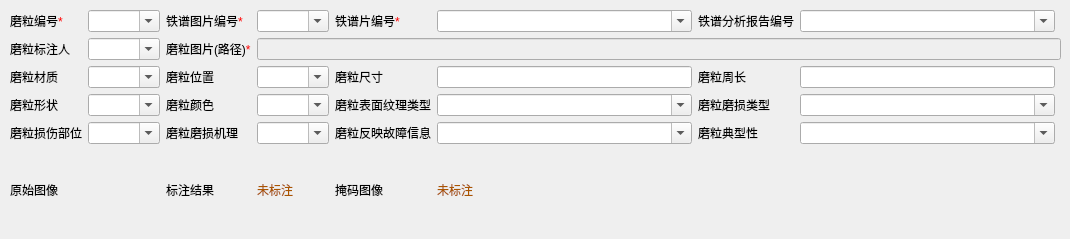
   <widget class="QWidget" name="tab_9">
    <attribute name="title">
     <string>磨粒标注信息</string>
    </attribute>
    <widget class="QWidget" name="layoutWidget">
     <property name="geometry">
      <rect>
       <x>10</x>
       <y>10</y>
       <width>1051</width>
       <height>220</height>
      </rect>
     </property>
     <layout class="QGridLayout" name="gridLayout_16">
      <item row="4" column="0" colspan="2">
       <widget class="QLabel" name="label_97">
        <property name="text">
         <string>磨粒材质</string>
        </property>
       </widget>
      </item>
      <item row="5" column="0" colspan="2">
       <widget class="QLabel" name="label_101">
        <property name="text">
         <string>磨粒形状</string>
        </property>
       </widget>
      </item>
      <item row="0" column="2">
       <widget class="QComboBox" name="_comboBoxMoliID">
        <property name="editable">
         <bool>true</bool>
        </property>
       </widget>
      </item>
      <item row="0" column="3">
       <widget class="QLabel" name="label_92">
        <property name="text">
         <string>&lt;html&gt;&lt;head/&gt;&lt;body&gt;&lt;p&gt;铁谱图片编号&lt;span style=&quot; color:#ff0000;&quot;&gt;*&lt;/span&gt;&lt;/p&gt;&lt;/body&gt;&lt;/html&gt;</string>
        </property>
       </widget>
      </item>
      <item row="0" column="4">
       <widget class="QComboBox" name="_comboBoxMoliImageID">
        <property name="editable">
         <bool>true</bool>
        </property>
       </widget>
      </item>
      <item row="0" column="5">
       <widget class="QLabel" name="label_93">
        <property name="text">
         <string>&lt;html&gt;&lt;head/&gt;&lt;body&gt;&lt;p&gt;铁谱片编号&lt;span style=&quot; color:#ff0000;&quot;&gt;*&lt;/span&gt;&lt;/p&gt;&lt;/body&gt;&lt;/html&gt;</string>
        </property>
       </widget>
      </item>
      <item row="3" column="2">
       <widget class="QComboBox" name="_comboBoxMoliGuy">
        <property name="editable">
         <bool>true</bool>
        </property>
       </widget>
      </item>
      <item row="3" column="3">
       <widget class="QLabel" name="label_96">
        <property name="text">
         <string>&lt;html&gt;&lt;head/&gt;&lt;body&gt;&lt;p&gt;磨粒图片(路径)&lt;span style=&quot; color:#ff0000;&quot;&gt;*&lt;/span&gt;&lt;/p&gt;&lt;/body&gt;&lt;/html&gt;</string>
        </property>
       </widget>
      </item>
      <item row="3" column="4" colspan="6">
       <widget class="QLineEdit" name="_editMoliPath">
        <property name="enabled">
         <bool>false</bool>
        </property>
       </widget>
      </item>
      <item row="4" column="2">
       <widget class="QComboBox" name="_comboBoxMoliProperty">
        <property name="editable">
         <bool>true</bool>
        </property>
       </widget>
      </item>
      <item row="5" column="2">
       <widget class="QComboBox" name="_comboBoxMoliShape">
        <property name="editable">
         <bool>true</bool>
        </property>
       </widget>
      </item>
      <item row="6" column="0" colspan="2">
       <widget class="QLabel" name="label_105">
        <property name="text">
         <string>磨粒损伤部位</string>
        </property>
       </widget>
      </item>
      <item row="6" column="2">
       <widget class="QComboBox" name="_comboBoxMoliErodePart">
        <property name="editable">
         <bool>true</bool>
        </property>
       </widget>
      </item>
      <item row="0" column="0" colspan="2">
       <widget class="QLabel" name="label_91">
        <property name="text">
         <string>&lt;html&gt;&lt;head/&gt;&lt;body&gt;&lt;p&gt;磨粒编号&lt;span style=&quot; color:#ff0000;&quot;&gt;*&lt;/span&gt;&lt;/p&gt;&lt;/body&gt;&lt;/html&gt;</string>
        </property>
       </widget>
      </item>
      <item row="3" column="0" colspan="2">
       <widget class="QLabel" name="label_95">
        <property name="text">
         <string>磨粒标注人</string>
        </property>
       </widget>
      </item>
      <item row="4" column="3">
       <widget class="QLabel" name="label_98">
        <property name="text">
         <string>磨粒位置</string>
        </property>
       </widget>
      </item>
      <item row="5" column="3">
       <widget class="QLabel" name="label_102">
        <property name="text">
         <string>磨粒颜色</string>
        </property>
       </widget>
      </item>
      <item row="6" column="3">
       <widget class="QLabel" name="label_106">
        <property name="text">
         <string>磨粒磨损机理</string>
        </property>
       </widget>
      </item>
      <item row="4" column="4">
       <widget class="QComboBox" name="_comboBoxMoliPosition">
        <property name="editable">
         <bool>true</bool>
        </property>
       </widget>
      </item>
      <item row="5" column="4">
       <widget class="QComboBox" name="_comboBoxMoliColor">
        <property name="editable">
         <bool>true</bool>
        </property>
       </widget>
      </item>
      <item row="6" column="4">
       <widget class="QComboBox" name="_comboBoxMoliErodeReason">
        <property name="editable">
         <bool>true</bool>
        </property>
       </widget>
      </item>
      <item row="4" column="5">
       <widget class="QLabel" name="label_99">
        <property name="text">
         <string>磨粒尺寸</string>
        </property>
       </widget>
      </item>
      <item row="5" column="5">
       <widget class="QLabel" name="label_103">
        <property name="text">
         <string>磨粒表面纹理类型</string>
        </property>
       </widget>
      </item>
      <item row="6" column="5">
       <widget class="QLabel" name="label_107">
        <property name="text">
         <string>磨粒反映故障信息</string>
        </property>
       </widget>
      </item>
      <item row="0" column="6">
       <widget class="QComboBox" name="_comboBoxMoliPianID">
        <property name="editable">
         <bool>true</bool>
        </property>
       </widget>
      </item>
      <item row="4" column="6">
       <widget class="QLineEdit" name="_editMoliSize"/>
      </item>
      <item row="5" column="6">
       <widget class="QComboBox" name="_comboBoxMoliSurface">
        <property name="editable">
         <bool>true</bool>
        </property>
       </widget>
      </item>
      <item row="6" column="6">
       <widget class="QComboBox" name="_comboBoxMoliGivenInfo">
        <property name="editable">
         <bool>true</bool>
        </property>
       </widget>
      </item>
      <item row="0" column="8">
       <widget class="QComboBox" name="_comboBoxMoliReportID">
        <property name="editable">
         <bool>true</bool>
        </property>
       </widget>
      </item>
      <item row="4" column="7">
       <widget class="QLabel" name="label_100">
        <property name="text">
         <string>磨粒周长</string>
        </property>
       </widget>
      </item>
      <item row="4" column="8">
       <widget class="QLineEdit" name="_editMoliLength"/>
      </item>
      <item row="5" column="7">
       <widget class="QLabel" name="label_104">
        <property name="text">
         <string>磨粒磨损类型</string>
        </property>
       </widget>
      </item>
      <item row="5" column="8">
       <widget class="QComboBox" name="_comboBoxMoliErodeType">
        <property name="editable">
         <bool>true</bool>
        </property>
       </widget>
      </item>
      <item row="6" column="7">
       <widget class="QLabel" name="label_108">
        <property name="text">
         <string>磨粒典型性</string>
        </property>
       </widget>
      </item>
      <item row="6" column="8">
       <widget class="QComboBox" name="_comboBoxMoliTypical">
        <property name="editable">
         <bool>true</bool>
        </property>
       </widget>
      </item>
      <item row="7" column="2">
       <widget class="QLabel" name="_labelOriginalImage">
        <property name="sizePolicy">
         <sizepolicy hsizetype="Preferred" vsizetype="Preferred">
          <horstretch>0</horstretch>
          <verstretch>0</verstretch>
         </sizepolicy>
        </property>
        <property name="text">
         <string/>
        </property>
       </widget>
      </item>
      <item row="7" column="0" colspan="2">
       <widget class="QLabel" name="label_115">
        <property name="text">
         <string>原始图像</string>
        </property>
       </widget>
      </item>
      <item row="7" column="3">
       <widget class="QLabel" name="label_117">
        <property name="text">
         <string>标注结果</string>
        </property>
       </widget>
      </item>
      <item row="7" column="4">
       <widget class="QLabel" name="_labelResultImage">
        <property name="text">
         <string>&lt;html&gt;&lt;head/&gt;&lt;body&gt;&lt;p&gt;&lt;span style=&quot; color:#aa5500;&quot;&gt;未标注&lt;/span&gt;&lt;/p&gt;&lt;/body&gt;&lt;/html&gt;</string>
        </property>
       </widget>
      </item>
      <item row="7" column="5">
       <widget class="QLabel" name="label_119">
        <property name="text">
         <string>掩码图像</string>
        </property>
       </widget>
      </item>
      <item row="7" column="6">
       <widget class="QLabel" name="_labelMaskImage">
        <property name="text">
         <string>&lt;html&gt;&lt;head/&gt;&lt;body&gt;&lt;p&gt;&lt;span style=&quot; color:#aa5500;&quot;&gt;未标注&lt;/span&gt;&lt;/p&gt;&lt;/body&gt;&lt;/html&gt;</string>
        </property>
       </widget>
      </item>
      <item row="0" column="7">
       <widget class="QLabel" name="label_94">
        <property name="text">
         <string>铁谱分析报告编号</string>
        </property>
       </widget>
      </item>
     </layout>
    </widget>
   </widget>
